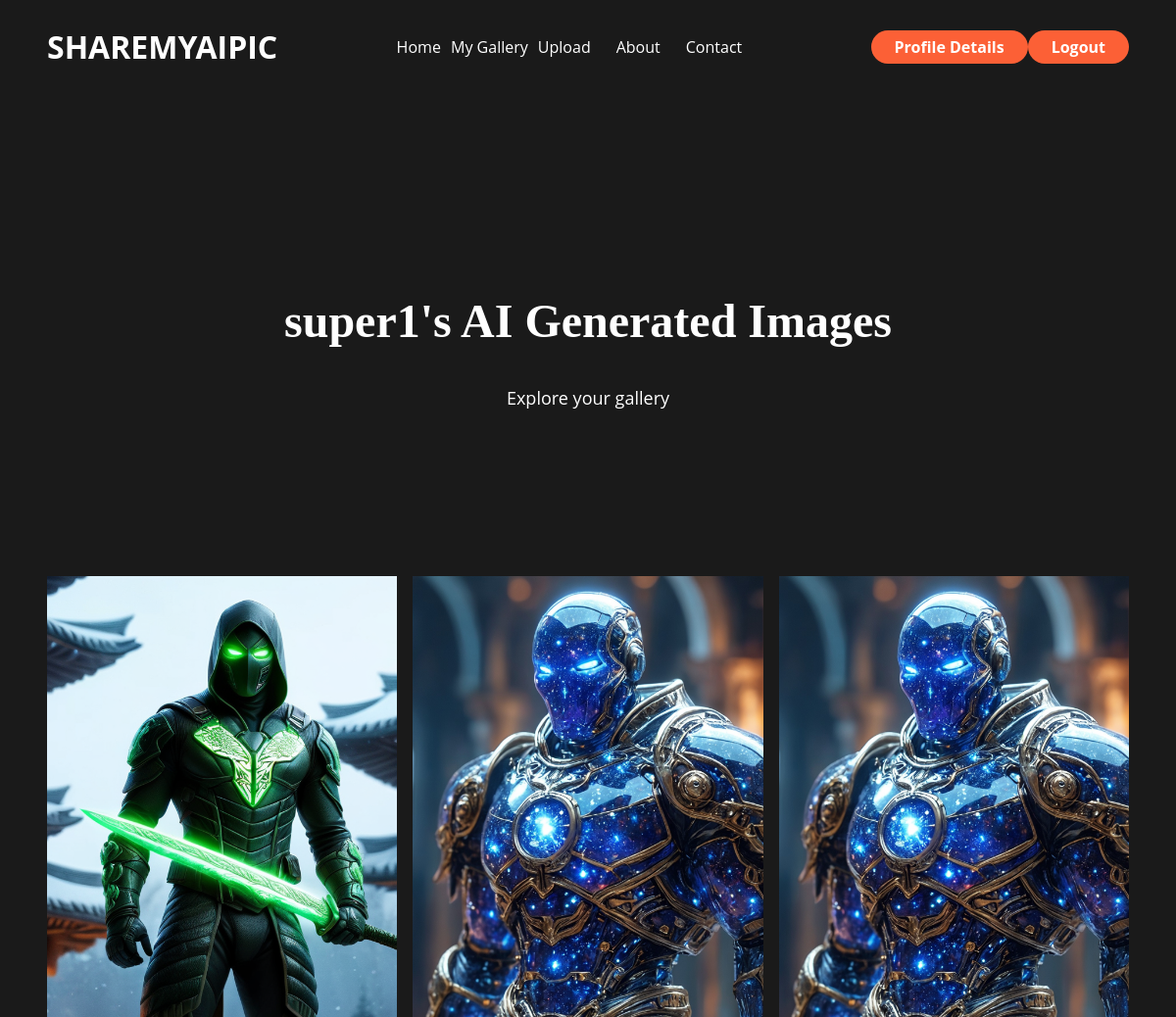
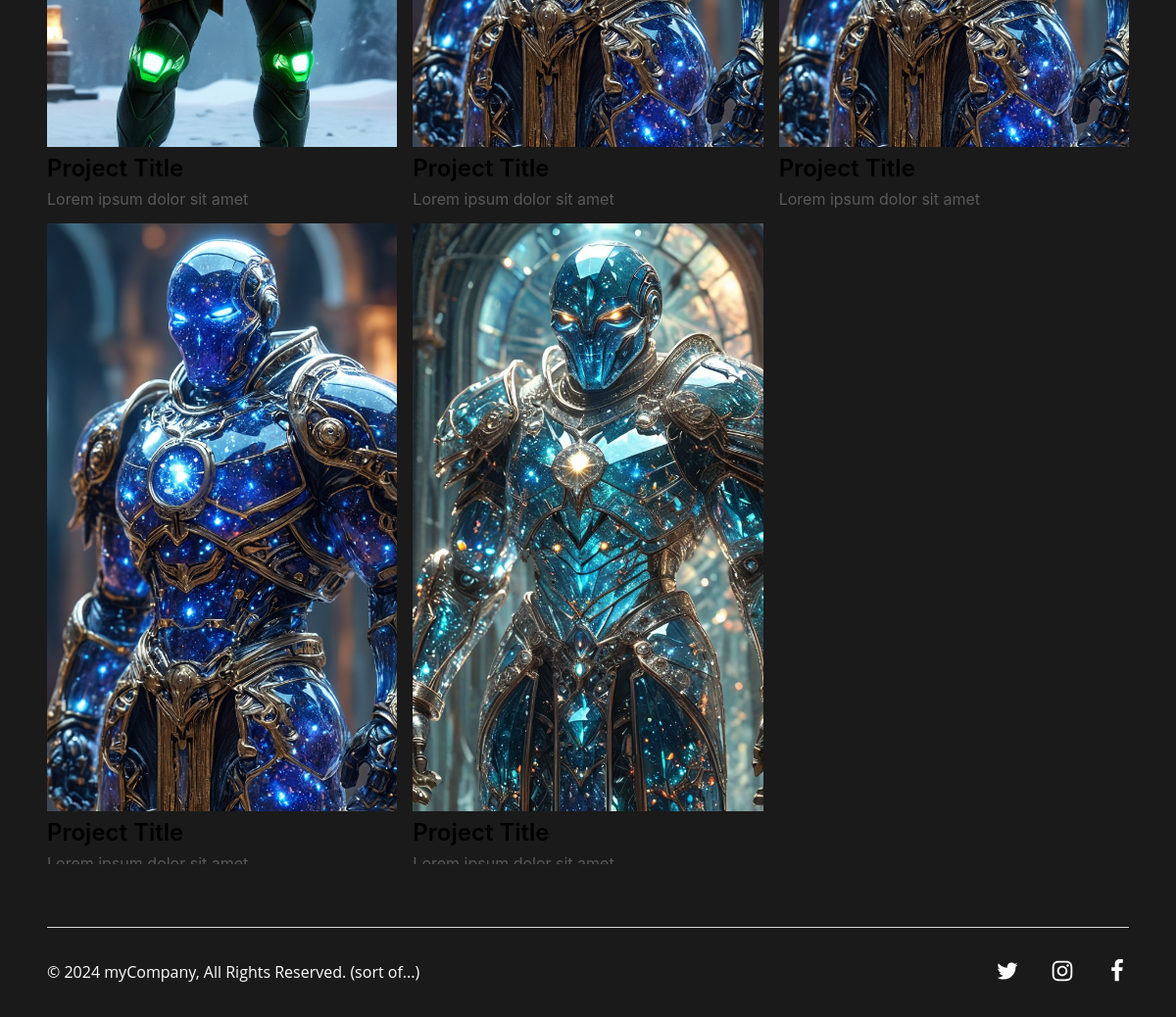
The app's page /my-gallery/ (signed in) with its own data (2 pictures, top to bottom).
### sharemypic/accounts/models.py (models this page shows)
class SMPUser(auth_models.AbstractBaseUser, auth_models.PermissionsMixin):
    MAX_USERNAME_LENGTH = 150
    username = models.CharField(
        _("username"),
        max_length=MAX_USERNAME_LENGTH,
        unique=True,
        help_text=_(
            "Required. 150 characters or fewer. Letters, digits and @/./+/-/_ only."
        ),
        error_messages={
            "unique": _("A user with that username already exists."),
        },
    )
    date_joined = models.DateTimeField(_("date joined"), default=timezone.now)
    USERNAME_FIELD = "username"
    is_staff = models.BooleanField(
        default=False
    )
    is_active = models.BooleanField(
        default=True
    )
    objects =SMPUserManager()

### sharemypic/pics/models.py (models this page shows, shortened)
class Image(models.Model):
    MAX_TITLE_LENGTH = 100
    title = models.CharField(max_length=MAX_TITLE_LENGTH, blank=True, null=True)
    image_file = models.ImageField(upload_to='image_uploads/',)
    generation_description = models.TextField(blank=True, null=True)
    created_at = models.DateTimeField(auto_now_add=True)
    user = models.ForeignKey(User, on_delete=models.CASCADE, related_name='images')
    tagged_images = models.ManyToManyField(Tag, related_name='tagged', blank=True)

### sharemypic/pics/views.py (the view)
# urls.py: path('my-gallery/', my_gallery, name='my-gallery'),
def my_gallery(request):
    username = request.user.username
    images = Image.objects.filter(user=request.user)
    return render(request, 'pics/my_gallery.html', {'images': images, 'username': username})

### templates/pics/my_gallery.html (shortened to what this page needs)
{% extends 'base.html' %}
{% block main_content %}
        <div class="home-hero">
          <div class="heroContainer home-hero1">
            <div class="home-container1">
              <h1 class="home-hero-heading heading1">
                 {{ username }}'s AI Generated Images
              </h1>
              <span class="home-hero-sub-heading bodyLarge">
                <span>
                  <span>
                    <span>
                      Explore your gallery
                    </span>
                  </span>
                </span>
              </span>
            </div>
          </div>
        </div>
        <div class="home-gallery">
            {% for image in images %}
          <div class="gallery-card1-gallery-card gallery-card1-root-class-name">
             <a class="gallery-card1-gallery-card gallery-card1-root-class-name" href="{% url 'details pic' image.id %}">
            <img
              alt="image"
              src="{{ image.image_file.url }}"
              class="gallery-card1-image"
               style="height: 600px;"
            />
            <h2 class="gallery-card1-text"><span>Project Title</span></h2>
            <span class="gallery-card1-text1">
              <span>Lorem ipsum dolor sit amet</span>
            </span>
                 </a>
          </div>
         {% endfor %}
{% endblock %}

### staticfiles/css/style.css (style rules this page uses)
:root { --dl-color-gray-500: #595959; --dl-color-gray-700: #999999; --dl-color-gray-900: #D9D9D9; --dl-size-size-large: 144px; --dl-size-size-small: 48px; --dl-color-danger-300: #A22020; --dl-color-danger-500: #BF2626; --dl-color-danger-700: #E14747; --dl-color-gray-black: #000000; --dl-color-gray-white: #FFFFFF; --dl-size-size-medium: 96px; --dl-size-size-xlarge: 192px; --dl-size-size-xsmall: 16px; --dl-space-space-unit: 16px; --dl-color-primary-100: #003EB3; --dl-color-primary-300: #0074F0; --dl-color-primary-500: #14A9FF; --dl-color-primary-700: #85DCFF; --dl-color-success-300: #199033; --dl-color-success-500: #32A94C; --dl-color-success-700: #4CC366; --dl-size-size-xxlarge: 288px; --dl-size-size-maxwidth: 1400px; --dl-radius-radius-round: 50%; --dl-color-custom-accent1: #6AB14E; --dl-color-custom-accent2: #598CF2; --dl-space-space-halfunit: 8px; --dl-space-space-sixunits: 96px; --dl-space-space-twounits: 32px; --dl-color-custom-primary1: #FC6036; --dl-color-custom-primary2: #FFFFFF; --dl-radius-radius-radius2: 2px; --dl-radius-radius-radius4: 4px; --dl-radius-radius-radius8: 8px; --dl-space-space-fiveunits: 80px; --dl-space-space-fourunits: 64px; --dl-space-space-threeunits: 48px; --dl-color-custom-secondary1: #333333; --dl-color-custom-neutral-dark: #1A1A1A; --dl-color-custom-neutral-light: #FFFFFF; --dl-space-space-oneandhalfunits: 24px; }
.heroContainer { color: var(--dl-color-custom-neutral-light); width: 100%; display: flex; min-height: auto; align-items: center; padding-top: var(--dl-space-space-sixunits); padding-left: var(--dl-space-space-threeunits); padding-right: var(--dl-space-space-threeunits); flex-direction: column; padding-bottom: var(--dl-space-space-sixunits); justify-content: center; background-color: var(--dl-color-custom-neutral-dark); }
.heading1 { font-size: 48px; text-align: center; font-family: Taviraj; font-weight: 700; line-height: 150%; }
.bodyLarge { font-size: 18px; font-family: Open Sans; font-weight: 400; line-height: 150%; }

### staticfiles/css/index.css (style rules this page uses)
.gallery-card1-gallery-card { width: 100%; display: flex; align-items: center; flex-direction: column; justify-content: center; }
.gallery-card1-image { width: 100%; height: 100%; object-fit: cover; }
.gallery-card1-text { align-self: flex-start; margin-top: var(--dl-space-space-halfunit); font-weight: 600; margin-bottom: var(--dl-space-space-halfunit); }
.gallery-card1-text1 { color: var(--dl-color-gray-500); align-self: flex-start; }
.home-hero { flex: 0 0 auto; width: 100%; height: auto; display: flex; margin-top: 96px; align-items: flex-start; justify-content: center; }
.home-container1 { gap: var(--dl-space-space-oneandhalfunits); display: flex; align-items: center; flex-direction: column; justify-content: flex-start; }
.home-hero-heading { max-width: 800px; text-align: center; }
.home-hero-sub-heading { font-size: 18px; text-align: center; }
.home-gallery { width: 100%; display: grid; padding: var(--dl-space-space-threeunits); grid-gap: var(--dl-space-space-unit); max-width: var(--dl-size-size-maxwidth); background-color: #1a1a1a; grid-template-columns: 1fr 1fr 1fr; }

### staticfiles/css/upload_pic.css (style rules this page uses)
h1 { padding-bottom: 5px; }

### templates/base.html (style rules this page uses)
html { line-height: 1.15; }
body { margin: 0; }
* { box-sizing: border-box; border-width: 0; border-style: solid; }
p,li,ul,pre,div,h1,h2,h3,h4,h5,h6,figure,blockquote,figcaption { margin: 0; padding: 0; }
a { color: inherit; text-decoration: inherit; }
img { display: block; }
html { scroll-behavior: smooth }
html { font-family: Inter; font-size: 16px; }
body { font-weight: 400; font-style:normal; text-decoration: none; text-transform: none; letter-spacing: normal; line-height: 1.15; color: var(--dl-color-gray-black); background-color: var(--dl-color-gray-white); }

### records on screen
SMPUser: username "super1"
Image: image_file (picture)
Image: image_file (picture)
Image: image_file (picture)
Image: image_file (picture)
Image: image_file (picture)
